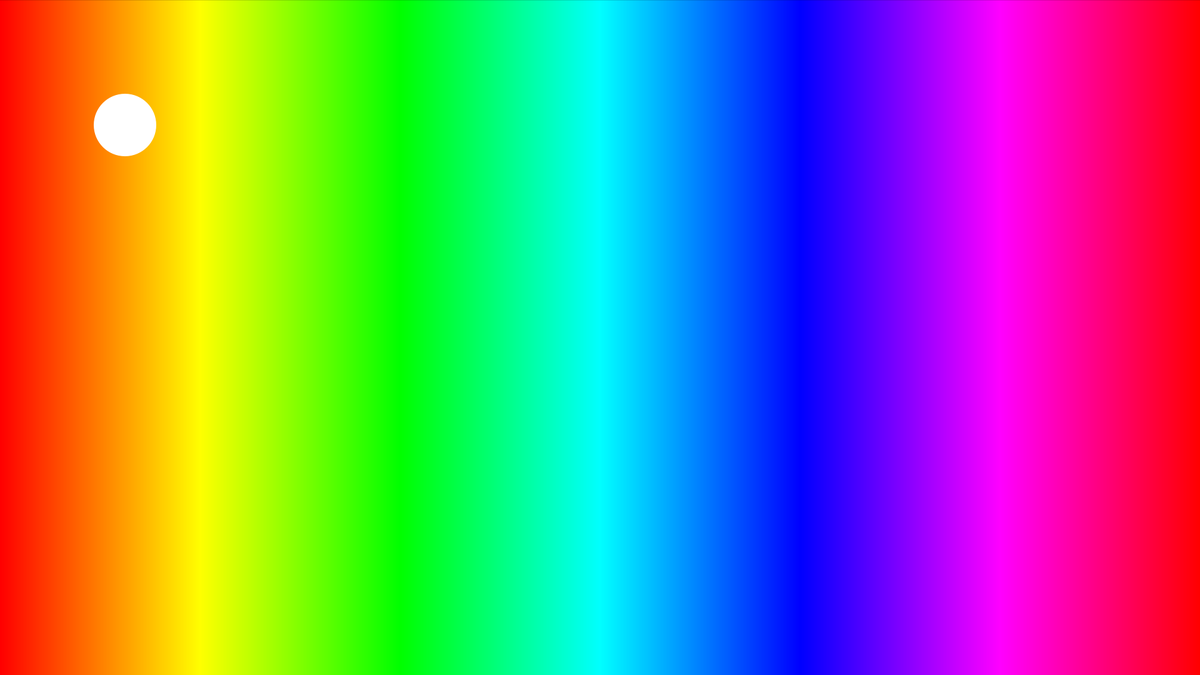
Frame 1 (no input)
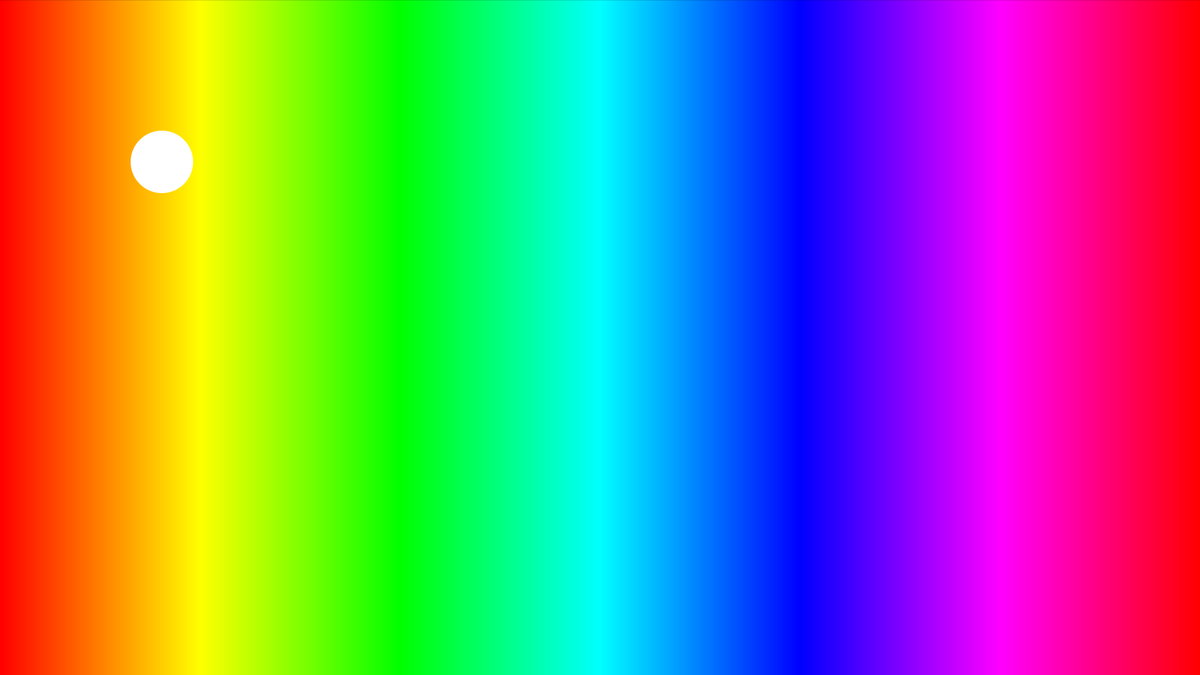
Frame 60 (the mouse pressed at the canvas centre just before this capture)
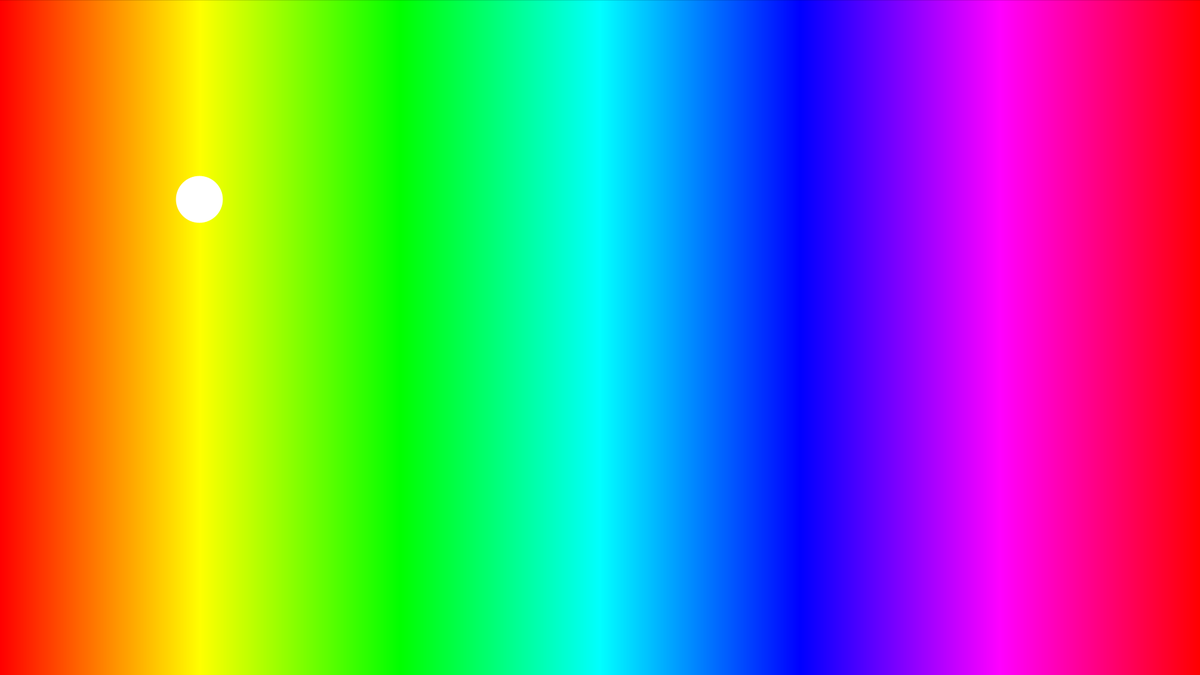
Frame 120 (the mouse held since frame 60 and released just before this capture)

The Processing sketch that drew these frames (run headless with seeded random() and noise(); from frame 60 on, the mouse is pressed at the canvas centre):

// Processing sketch: Assignment_3_Sketch
// ── Assignment_3_Sketch.pde
// New sketch for assignment 3                                //WARNING: WILL PROBABLY LAG

//inspired by today and tuesday's in class sketches and the sketch that Leire showed me. 
//I thought it was cool so I added the WASD control for the directions just like she did

int z = 0;                                      // used to change size of ball later on
float posX = 200;                               // initial starting positions and speeds of the ball
float posY = 200;
float speedX = 1;
float speedY = 1;                                                                           
float[] ballSize = {100, 75, 50, 25};           //array for different sizes for the ball
                                                                                            
void setup(){                                   //just the basics
  size(1920, 1080);
  background(0);
  noStroke(); 
}

void draw(){
float[] bound = {50, width - 50, height - 50};  //array for boundaries. 50 away from zero and the opposite edge is so that the ball stays fully in frame
  colorMode(HSB, 360, 100, 100);                //sawp colorMode so that I can repeat the in class scale from 0 to 360
  background(0);
  for(float i = 0; i < width; i++){             //repeat of the in class drawing but stretched to fit the whole screen
    stroke(map(i, 0, width, 0, 360), 100, 100);
    line(i, 0, i, height); 
  }
  noStroke();
  ellipse(posX, posY, ballSize[z], ballSize[z]);//ellipse
  posX += speedX;                               //moving
  posY += speedY;
  if(posX < bound[0] || posX > bound[1]){      
   speedX *= -1;
 }                                              //screen boundaries set
  if(posY < bound[0] || posY > bound[2]){
   speedY *= -1;
 } 
 
}
void keyPressed(){
  if(key == 'w'|| key == 'W'){                  //directional controls
    speedY -= 1;
  }
  if(key == 's'|| key == 'S'){
    speedY += 1;
  }
  if(key == 'a'|| key == 'A'){
    speedX -= 1;
  }
  if(key == 'd'|| key == 'D'){
    speedX += 1;
  }
  if(key == 'f'|| key == 'F'){
    speedX = 0;                                //you have to stand still to pay respects
    speedY = 0;
  }
  if(key == ' '){
    fill(random(360), 100, 100);               //space bar makes the ball change to a random color
  }
}

void mousePressed(){                           //changes size of ball when you press your mouse
  z++;
    if(z > 3){
      z = 0;
    }
}
